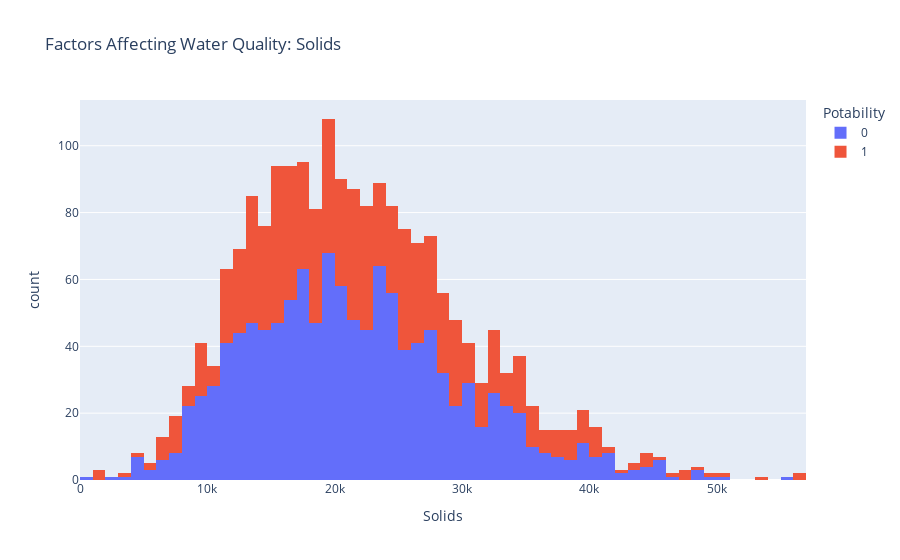

The notebook cell saved with this chart:
### Markdown cell above
The figure above shows the distribution of water hardness in the dataset. The hardness of water usually depends on its source, but water with a hardness of 120-200 milligrams is drinkable. Now let’s take a look at the next factor affecting water quality:

### Code cell
Figure= px.histogram(data, x="Solids",color="Potability",title="Factors Affecting Water Quality: Solids")
Figure.show()

### Figure 1 — Plotly figure (JSON) as saved in the notebook; plotly's stock layout.template omitted (floating-point values rounded to 4 significant figures; data arrays with more than 128 entries replaced by an {"elided": "..."} marker saying what was removed)
{"data": [{"alignmentgroup": "True", "bingroup": "x", "hovertemplate": "Potability=0<br>Solids=%{x}<br>count=%{y}<extra></extra>", "legendgroup": "0", "marker": {"color": "#636efa", "pattern": {"shape": ""}}, "name": "0", "offsetgroup": "0", "orientation": "v", "showlegend": true, "type": "histogram", "x": {"elided": "1200 float values"}, "xaxis": "x", "yaxis": "y"}, {"alignmentgroup": "True", "bingroup": "x", "hovertemplate": "Potability=1<br>Solids=%{x}<br>count=%{y}<extra></extra>", "legendgroup": "1", "marker": {"color": "#EF553B", "pattern": {"shape": ""}}, "name": "1", "offsetgroup": "1", "orientation": "v", "showlegend": true, "type": "histogram", "x": {"elided": "811 float values"}, "xaxis": "x", "yaxis": "y"}], "layout": {"barmode": "relative", "legend": {"title": {"text": "Potability"}, "tracegroupgap": 0}, "title": {"text": "Factors Affecting Water Quality: Solids"}, "xaxis": {"anchor": "y", "domain": [0, 1], "title": {"text": "Solids"}}, "yaxis": {"anchor": "x", "domain": [0, 1], "title": {"text": "count"}}}}
